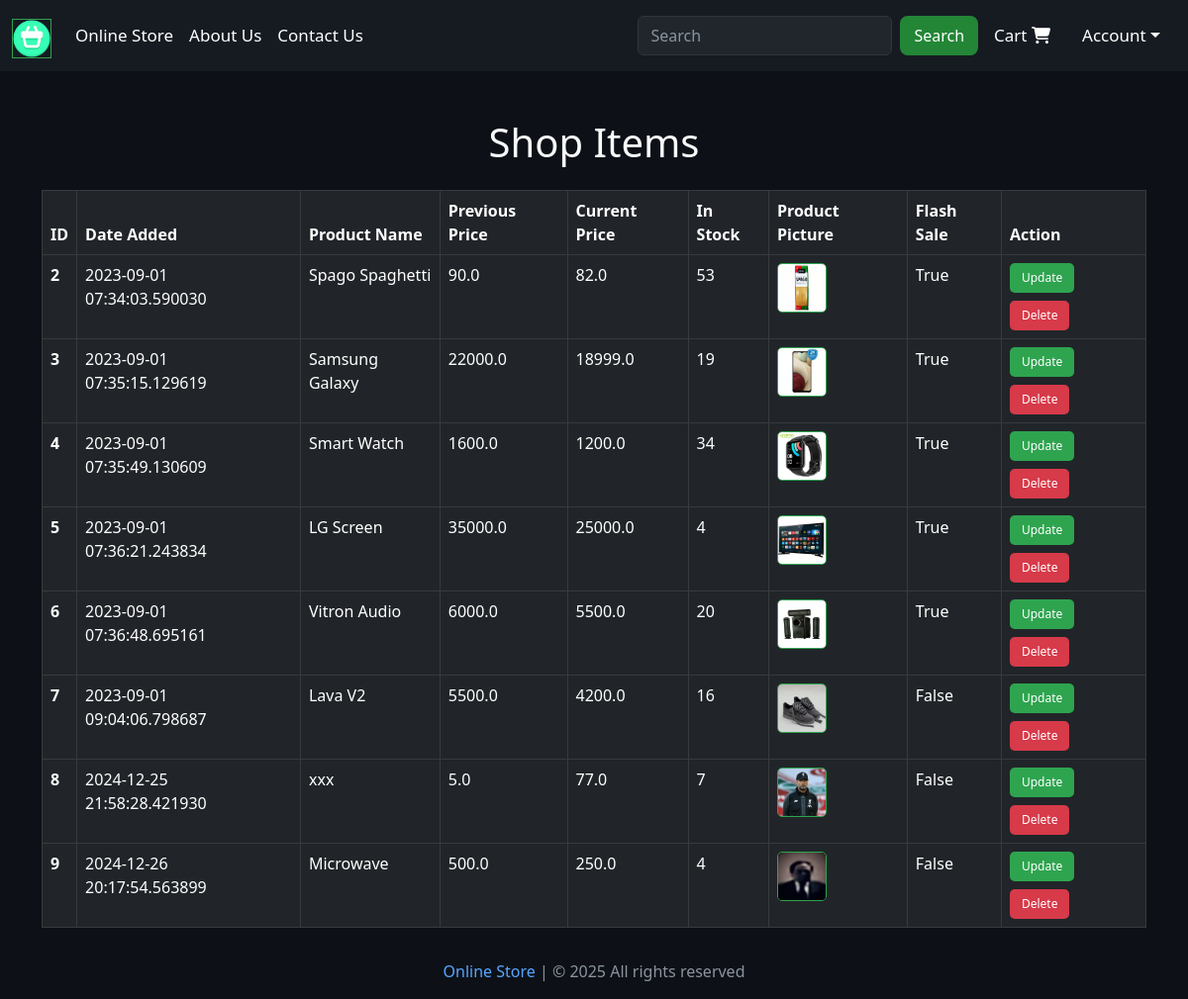
/shop-items (signed in), run on an earlier commit of the app's database.
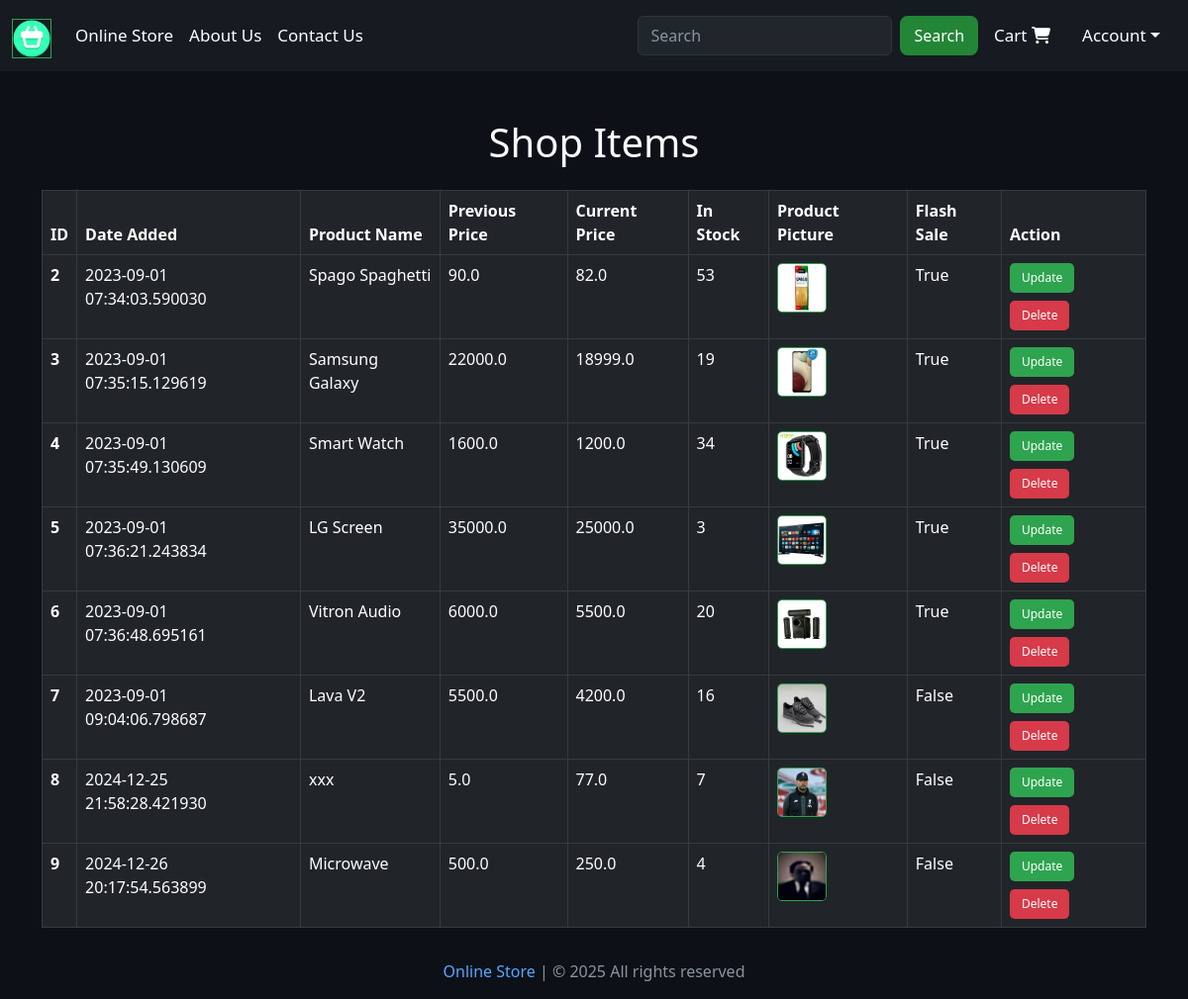
And on a later commit of the database.
### website/models.py (models this page shows, shortened)
class Product(db.Model):
    id = db.Column(db.Integer, primary_key=True)
    product_name = db.Column(db.String(100), nullable=False)
    current_price = db.Column(db.Float, nullable=False)
    previous_price = db.Column(db.Float, nullable=False)
    in_stock = db.Column(db.Integer, nullable=False)
    product_picture = db.Column(db.String(1000), nullable=False)
    flash_sale = db.Column(db.Boolean, default=False)
    date_added = db.Column(db.DateTime, default=datetime.utcnow)
    carts = db.relationship('Cart', backref=db.backref('product', lazy=True))
    orders = db.relationship('Order', backref=db.backref('product', lazy=True))

### website/admin.py (the view)
@admin.route('/shop-items', methods=['GET', 'POST'])
@login_required
def shop_items():
    if current_user.id == 1:
        items = Product.query.order_by(Product.date_added).all()
        return render_template('shop_items.html', items=items)
    return render_template('404.html')

### website/__init__.py (called while the page is built)
def create_app():
    app = Flask(__name__)
    app.config['SECRET_KEY'] = 'hbnwdvbn ajnbsjn ahe'
    app.config['SQLALCHEMY_DATABASE_URI'] = f'sqlite:///{DB_NAME}'
    db.init_app(app)
    @app.errorhandler(404)
    def page_not_found(error):
        return render_template('404.html')
    login_manager = LoginManager()
    login_manager.init_app(app)
    login_manager.login_view = 'auth.login'
    @login_manager.user_loader
    def load_user(id):
        return Customer.query.get(int(id))
    from .views import views
    from .auth import auth
    from .admin import admin
    from .models import Customer, Cart, Product, Order
    app.register_blueprint(views, url_prefix='/') # localhost:5000/about-us
    app.register_blueprint(auth, url_prefix='/') # localhost:5000/auth/change-password
    app.register_blueprint(admin, url_prefix='/')
    return app

### website/templates/shop_items.html (shortened to what this page needs)
{% extends 'base.html' %}
{% block body %}
<div class="container mt-5">
    <h1 class="text-center text-light mb-4">Shop Items</h1>
    {% if items | length < 1 %}
        <h3 class="text-center text-light">No Shop Items</h3>
    {% else %}
        <table class="table table-dark table-hover table-bordered">
            <thead class="thead-light">
                <tr>
                    <th scope="col">ID</th>
                    <th scope="col">Date Added</th>
                    <th scope="col">Product Name</th>
                    <th scope="col">Previous Price</th>
                    <th scope="col">Current Price</th>
                    <th scope="col">In Stock</th>
                    <th scope="col">Product Picture</th>
                    <th scope="col">Flash Sale</th>
                    <th scope="col">Action</th>
                </tr>
            </thead>
            <tbody>
                {% for item in items %}
                <tr>
                    <th scope="row">{{ item.id }}</th>
                    <td>{{ item.date_added }}</td>
                    <td>{{ item.product_name }}</td>
                    <td>{{ item.previous_price }}</td>
                    <td>{{ item.current_price }}</td>
                    <td>{{ item.in_stock }}</td>
                    <td>
                        <img src="{{ item.product_picture }}" alt="Product Image"
                             style="height: 50px; width: 50px; border-radius: 5px; object-fit: cover;">
                    </td>
                    <td>{{ item.flash_sale }}</td>
                    <td>
                        <a href="/update-item/{{ item.id }}" class="btn btn-custom btn-sm">Update</a>
                        <a href="/delete-item/{{ item.id }}" class="btn btn-danger btn-sm mt-2">Delete</a>
                    </td>
                </tr>
                {% endfor %}
            </tbody>
        </table>
    {% endif %}
</div>
{% endblock %}

What changed in the data, as far as the page shows it:
changed Product "LG Screen": in_stock "4" → "3"
